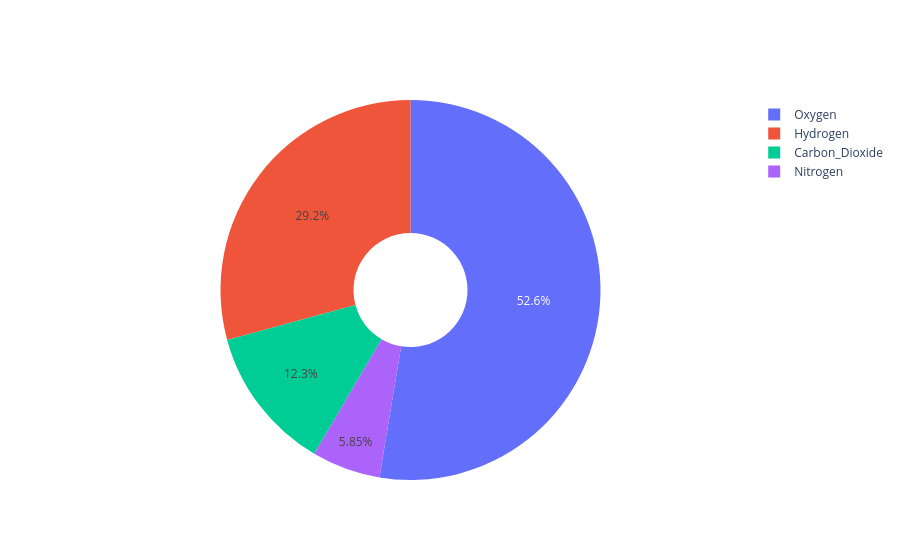

The notebook cell this image was saved under:
### Markdown cell above
Donut Chart

### Code cell
import plotly.graph_objects as go

labels = ['Oxygen','Hydrogen','Carbon_Dioxide','Nitrogen']
values = [4500, 2500, 1053, 500]

# Use `hole` to create a donut-like pie chart
fig = go.Figure(data=[go.Pie(labels=labels, values=values, hole=.3)])
fig.show()

### Figure 1 — Plotly figure (JSON) as saved in the notebook; plotly's stock layout.template omitted (floating-point values rounded to 4 significant figures)
{"data": [{"hole": 0.3, "labels": ["Oxygen", "Hydrogen", "Carbon_Dioxide", "Nitrogen"], "type": "pie", "values": [4500, 2500, 1053, 500]}], "layout": {}}
